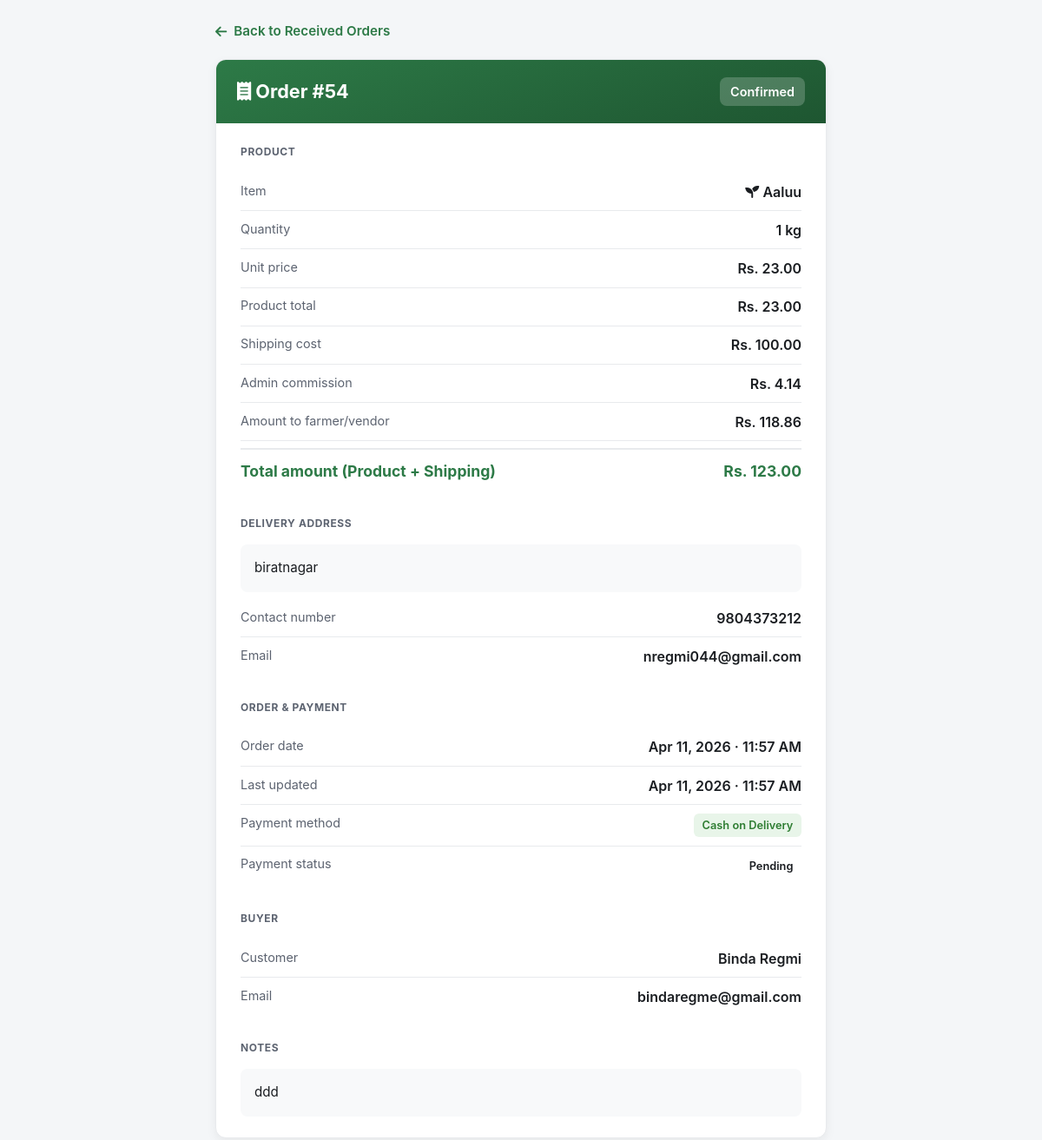
The page /orders/54/ (signed in) on the database as committed earlier.
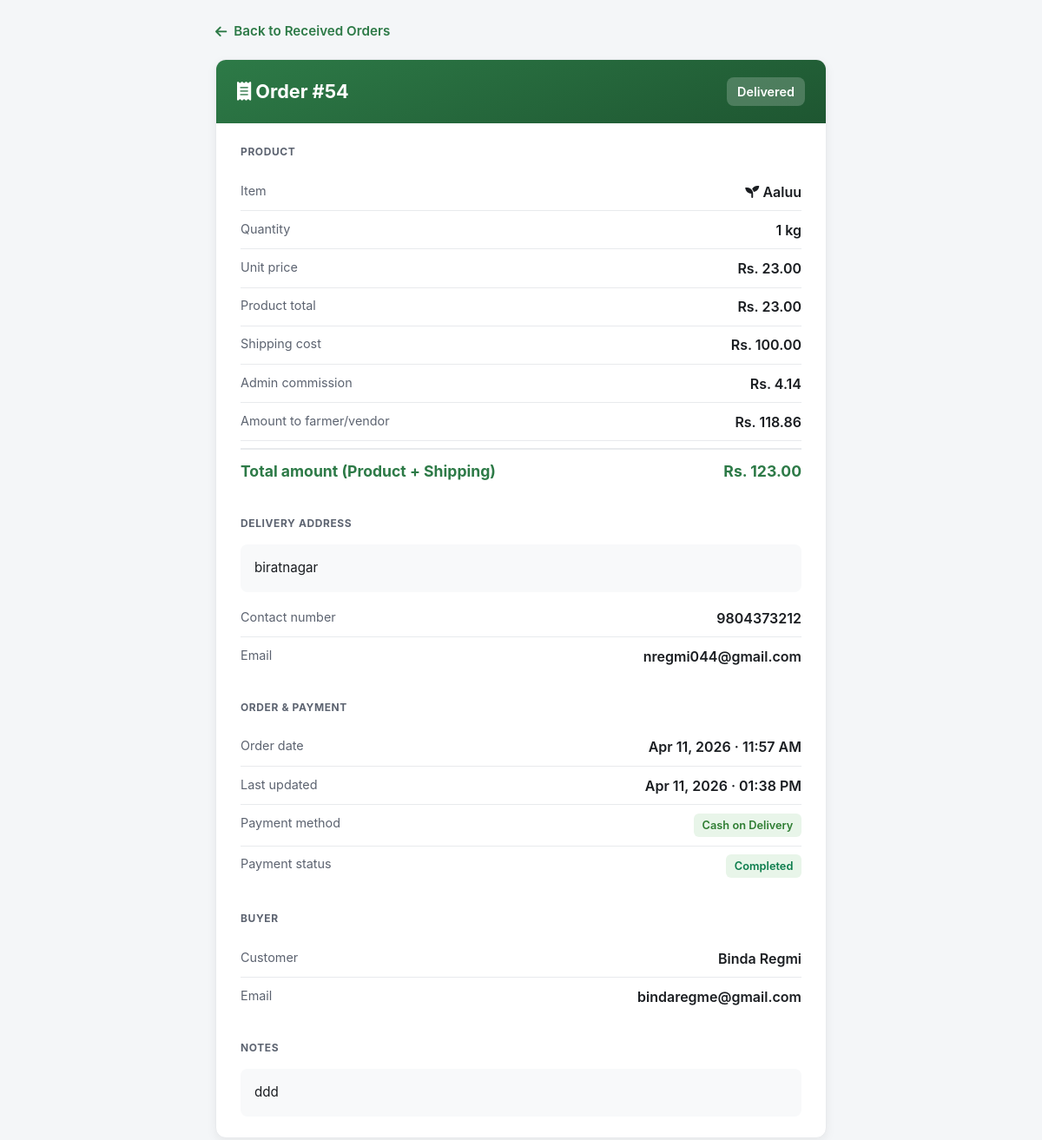
The same page on the database as committed later.
### accounts/models.py (models this page shows, shortened)
class Order(models.Model):
    STATUS_PENDING = 'pending'
    STATUS_AWAITING_PAYMENT = 'awaiting_payment'
    STATUS_CONFIRMED = 'confirmed'
    STATUS_READY_TO_SHIP = 'ready_to_ship'
    STATUS_SHIPPED = 'shipped'
    STATUS_ON_THE_WAY = 'on_the_way'
    STATUS_DELIVERED = 'delivered'
    STATUS_CANCELLED = 'cancelled'
    STATUS_CHOICES = (
        (STATUS_PENDING, 'Pending'),
        (STATUS_AWAITING_PAYMENT, 'Awaiting payment'),
        (STATUS_CONFIRMED, 'Confirmed'),
        (STATUS_READY_TO_SHIP, 'Ready to ship'),
        (STATUS_SHIPPED, 'Shipped'),
        (STATUS_ON_THE_WAY, 'On the way'),
        (STATUS_DELIVERED, 'Delivered'),
        (STATUS_CANCELLED, 'Cancelled'),
    )
    PAYMENT_COD = 'cod'
    PAYMENT_ESEWA = 'esewa'
    PAYMENT_CHOICES = (
        (PAYMENT_COD, 'Cash on Delivery'),
        (PAYMENT_ESEWA, 'eSewa'),
    )
    PAYMENT_STATUS_PENDING = 'pending'
    PAYMENT_STATUS_COMPLETED = 'completed'
    PAYMENT_STATUS_FAILED = 'failed'
    PAYMENT_STATUS_CHOICES = (
        (PAYMENT_STATUS_PENDING, 'Pending'),
        (PAYMENT_STATUS_COMPLETED, 'Completed'),
        (PAYMENT_STATUS_FAILED, 'Failed'),
    )
    buyer = models.ForeignKey(User, on_delete=models.CASCADE, related_name='orders')
    tool = models.ForeignKey(VendorTool, on_delete=models.CASCADE, related_name='orders', null=True, blank=True)
    crop = models.ForeignKey(FarmerProduct, on_delete=models.CASCADE, related_name='orders', null=True, blank=True)
    quantity = models.PositiveIntegerField(default=1)
    total_amount = models.DecimalField(max_digits=12, decimal_places=2)
    shipping_cost = models.DecimalField(max_digits=12, decimal_places=2, default=0)
    admin_commission = models.DecimalField(max_digits=12, decimal_places=2, default=0)
    seller_amount = models.DecimalField(max_digits=12, decimal_places=2, default=0)
    status = models.CharField(max_length=20, choices=STATUS_CHOICES, default=STATUS_PENDING)
    payment_method = models.CharField(max_length=20, choices=PAYMENT_CHOICES, default=PAYMENT_COD, blank=True, null=True)
    payment_status = models.CharField(max_length=20, choices=PAYMENT_STATUS_CHOICES, default=PAYMENT_STATUS_PENDING, blank=True, null=True)
    shipping_address = models.TextField(blank=True, null=True, help_text='Delivery location/address')
    contact_number = models.CharField(max_length=20, blank=True, null=True, help_text='Phone number (required for delivery)')
    order_email = models.EmailField(blank=True, null=True, help_text='Email for this order (optional)')
    tracking_number = models.CharField(max_length=100, blank=True, null=True)
    notes = models.TextField(blank=True, null=True)
    created_at = models.DateTimeField(auto_now_add=True)
    updated_at = models.DateTimeField(auto_now=True)
    PAYOUT_PENDING = 'pending_payout'
    PAYOUT_PAID = 'paid'
    PAYOUT_STATUS_CHOICES = (
        (PAYOUT_PENDING, 'Pending payout'),
        (PAYOUT_PAID, 'Paid to seller'),
    )
    payout_status = models.CharField(
        max_length=20, choices=PAYOUT_STATUS_CHOICES, default=PAYOUT_PENDING, blank=True, null=True
    )
    payout_at = models.DateTimeField(blank=True, null=True, help_text='When admin paid this order’s amount to farmer/vendor')
    inventory_deducted = models.BooleanField(default=False)
    class Meta:
        ordering = ('-created_at',)
    def get_seller_user(self):
        if self.crop and self.crop.farmer:
            return getattr(self.crop.farmer, 'user', None)
        if self.tool and self.tool.vendor:
            return getattr(self.tool.vendor, 'user', None)
        return None

class FarmerProduct(models.Model):
    farmer = models.ForeignKey(FarmerProfile, on_delete=models.CASCADE, related_name='products')
    name = models.CharField(max_length=255)
    quantity = models.DecimalField(max_digits=12, decimal_places=2)
    unit = models.CharField(max_length=50, default='kg')
    price_per_unit = models.DecimalField(max_digits=12, decimal_places=2)
    image = models.ImageField(upload_to='product_images/', blank=True, null=True)
    is_available = models.BooleanField(default=True)
    created_at = models.DateTimeField(auto_now_add=True)
    class Meta:
        ordering = ('-created_at',)

class User(AbstractBaseUser, PermissionsMixin):
    ROLE_CHOICES = (
        ('admin', 'Admin'),
        ('buyer', 'Buyer'),
        ('farmer', 'Farmer'),
        ('agricultural_expert', 'Agricultural Expert'),
        ('vendor', 'Vendor'),
    )
    GENDER_CHOICES = (
        ('male', 'Male'),
        ('female', 'Female'),
        ('other', 'Other'),
    )
    email = models.EmailField(unique=True)
    phone = models.CharField(max_length=10, unique=True, blank=True, null=True)
    gender = models.CharField(max_length=10, choices=GENDER_CHOICES, blank=True, null=True)
    role = models.CharField(max_length=20, choices=ROLE_CHOICES, default='buyer')
    is_active = models.BooleanField(default=True)
    email_verified = models.BooleanField(default=False)
    is_verified = models.BooleanField(default=False)
    is_staff = models.BooleanField(default=False)
    date_joined = models.DateTimeField(auto_now_add=True)
    objects = UserManager()
    USERNAME_FIELD = 'email'
    REQUIRED_FIELDS = []
    def get_full_name(self):
        try:
            if self.role == 'farmer':
                if hasattr(self, 'farmer_profile'):
                    profile = self.farmer_profile
                    if profile and profile.name:
                        return profile.name
            elif self.role == 'vendor':
                if hasattr(self, 'vendor_profile'):
                    profile = self.vendor_profile
                    if profile and profile.company_name:
                        return profile.company_name
            elif self.role == 'agricultural_expert':
                if hasattr(self, 'expert_profile'):
                    profile = self.expert_profile
                    if profile and profile.name:
                        return profile.name
            elif self.role == 'buyer':
                if hasattr(self, 'user_profile'):
                    profile = self.user_profile
                    if profile and profile.name:
                        return profile.name
        except Exception:
            pass
        return ''

class UserProfile(models.Model):
    user = models.OneToOneField(User, on_delete=models.CASCADE, related_name='user_profile')
    name = models.CharField(max_length=255, blank=True, null=True)
    photo = models.ImageField(upload_to='user_photos/', blank=True, null=True)
    address = models.TextField(blank=True, null=True)
    phone = models.CharField(max_length=20, blank=True, null=True)

### accounts/views.py (the view)
# urls.py: path('orders/<int:order_id>/', order_detail_page, name='order_detail'),
@login_required
def order_detail_page(request, order_id):
    try:
        order = Order.objects.select_related(
            'buyer',
            'crop', 'crop__farmer', 'crop__farmer__user',
            'tool', 'tool__vendor', 'tool__vendor__user',
        ).get(pk=order_id)
    except Order.DoesNotExist:
        raise Http404("Order not found.")
    is_buyer = order.buyer_id == request.user.id
    seller_user = order.get_seller_user()
    is_seller = seller_user and seller_user.id == request.user.id
    is_admin = getattr(request.user, 'role', None) == 'admin'
    if not (is_buyer or is_seller or is_admin):
        raise Http404("You do not have access to this order.")
    if is_buyer:
        if request.user.role == 'farmer':
            back_url = reverse('farmer_dashboard') + '?section=my_orders'
            back_label = 'Back to My Orders'
        else:
            back_url = reverse('user_dashboard') + '?section=orders'
            back_label = 'Back to My Orders'
    elif request.user.role == 'farmer':
        back_url = reverse('farmer_dashboard') + '?section=orders'
        back_label = 'Back to Received Orders'
    elif request.user.role == 'vendor':
        back_url = reverse('vendor_dashboard') + '?section=orders'
        back_label = 'Back to Customer Orders'
    else:
        back_url = reverse('dashboard')
        back_label = 'Back to Dashboard'
    order_product_subtotal = order.total_amount - (order.shipping_cost or Decimal('0'))
    if order.admin_commission and order.admin_commission > 0 and order.seller_amount and order.seller_amount > 0:
        display_admin_commission = order.admin_commission
        display_seller_amount = order.seller_amount
    else:
        display_admin_commission, display_seller_amount = Order.compute_commission(
            order.total_amount or 0,
            order.shipping_cost or 0,
            product_type='tool' if order.tool_id else ('crop' if order.crop_id else None),
        )
    context = {
        'order': order,
        'order_product_subtotal': order_product_subtotal,
        'display_admin_commission': display_admin_commission,
        'display_seller_amount': display_seller_amount,
        'is_admin': is_admin,
        'back_url': back_url,
        'back_label': back_label,
        'is_buyer': is_buyer,
        'is_seller': is_seller,
    }
    if request.GET.get('embed'):
        return render(request, 'order_detail_fragment.html', context)
    return render(request, 'order_detail.html', context)

### accounts/context_processors.py (called while the page is built, shortened)
def admin_collections_payouts_summary(request):
    if not request.user.is_authenticated or getattr(request.user, 'role', None) != 'admin':
        return {}

### templates/order_detail.html (shortened to what the changed rows need)
<!DOCTYPE html>
<html lang="en">
<head>
    <link rel="stylesheet" href="/static/css/style.css">
    <link href="https://cdnjs.cloudflare.com/ajax/libs/font-awesome/6.0.0/css/all.min.css" rel="stylesheet">
</head>
<body>
    <div class="od-wrap">
        <div class="od-card">
            <div class="od-card-header">
                <h1><i class="fas fa-receipt"></i> Order #{{ order.id }}</h1>
                <span class="od-status">{{ order.get_status_display }}</span>
            </div>
            <div class="od-card-body">
                <div class="od-section">
                    <div class="od-row">
                        <span class="od-label">Item</span>
                        <span class="od-value">
                            {% if order.crop %}
                                <i class="fas fa-seedling"></i> {{ order.crop.name }}
                            {% elif order.tool %}
                                <i class="fas fa-tools"></i> {{ order.tool.name }}
                            {% else %}
                                —
                            {% endif %}
                        </span>
                    </div>
                    <div class="od-row">
                        <span class="od-label">Quantity</span>
                        <span class="od-value">{{ order.quantity }} {% if order.crop %}{{ order.crop.unit }}{% else %}units{% endif %}</span>
                    </div>
                    <div class="od-row">
                        <span class="od-label">Unit price</span>
                        <span class="od-value">
                            {% if order.crop %}Rs. {{ order.crop.price_per_unit }}{% elif order.tool %}Rs. {{ order.tool.price }}{% else %}—{% endif %}
                        </span>
                    </div>
                    {% if order.shipping_cost %}
                    <div class="od-row">
                        <span class="od-label">Shipping cost</span>
                        <span class="od-value">Rs. {{ order.shipping_cost|floatformat:2 }}</span>
                    </div>
                    {% endif %}
                    {% if is_seller or is_admin %}
                    <div class="od-row">
                        <span class="od-label">Admin commission</span>
                        <span class="od-value">Rs. {{ display_admin_commission|floatformat:2 }}</span>
                    </div>
                    <div class="od-row">
                        <span class="od-label">Amount to farmer/vendor</span>
                        <span class="od-value">Rs. {{ display_seller_amount|floatformat:2 }}</span>
                    </div>
                    {% endif %}
                    <div class="od-row od-total-row">
                        <span>Total amount (Product + Shipping)</span>
                        <span>Rs. {{ order.total_amount|default:0|floatformat:2 }}</span>
                    </div>
                </div>
                <div class="od-section">
                    <div class="od-section-title">Delivery address</div>
                    <div class="od-address">{% if order.shipping_address %}{{ order.shipping_address }}{% else %}—{% endif %}</div>
                    {% if order.contact_number %}
                    <div class="od-row" style="margin-top: 0.5rem;">
                        <span class="od-label">Contact number</span>
                        <span class="od-value">{{ order.contact_number }}</span>
                    </div>
                    {% endif %}
                    {% if order.order_email %}
                    <div class="od-row">
                        <span class="od-label">Email</span>
                        <span class="od-value">{{ order.order_email }}</span>
                    </div>
                    {% endif %}
                </div>
                <div class="od-section">
                    <div class="od-row">
                        <span class="od-label">Order date</span>
                        <span class="od-value">{{ order.created_at|date:"M d, Y · h:i A" }}</span>
                    </div>
                    {% if order.updated_at != order.created_at %}
                    <div class="od-row">
                        <span class="od-label">Last updated</span>
                        <span class="od-value">{{ order.updated_at|date:"M d, Y · h:i A" }}</span>
                    </div>
                    {% endif %}
                    <div class="od-row">
                        <span class="od-value">
                            <span class="od-badge {% if order.payment_status == 'completed' %}paid{% endif %}">
                                {{ order.get_payment_status_display|default:order.payment_status|title }}
                            </span>
                        </span>
                    </div>
                </div>
                {% if is_seller %}
                <div class="od-section">
                    <div class="od-section-title">Buyer</div>
                    <div class="od-row">
                        <span class="od-label">Customer</span>
                        <span class="od-value">{{ order.buyer.get_full_name|default:order.buyer.email }}</span>
                    </div>
                    <div class="od-row">
                        <span class="od-label">Email</span>
                        <span class="od-value">{{ order.buyer.email }}</span>
                    </div>
                </div>
                {% endif %}
                {% if order.notes %}
                <div class="od-section">
                    <div class="od-section-title">Notes</div>
                    <div class="od-address">{{ order.notes }}</div>
                </div>
                {% endif %}
            </div>
        </div>
    </div>
</body>
</html>

Rows that differ between the two databases and show on the page:
changed Order "nregmi044@gmail.com": status "Confirmed" → "Delivered"; updated_at "Apr 11, 2026 · 11:57 AM" → "Apr 11, 2026 · 01:38 PM"; payment_status "Pending" → "Completed"
